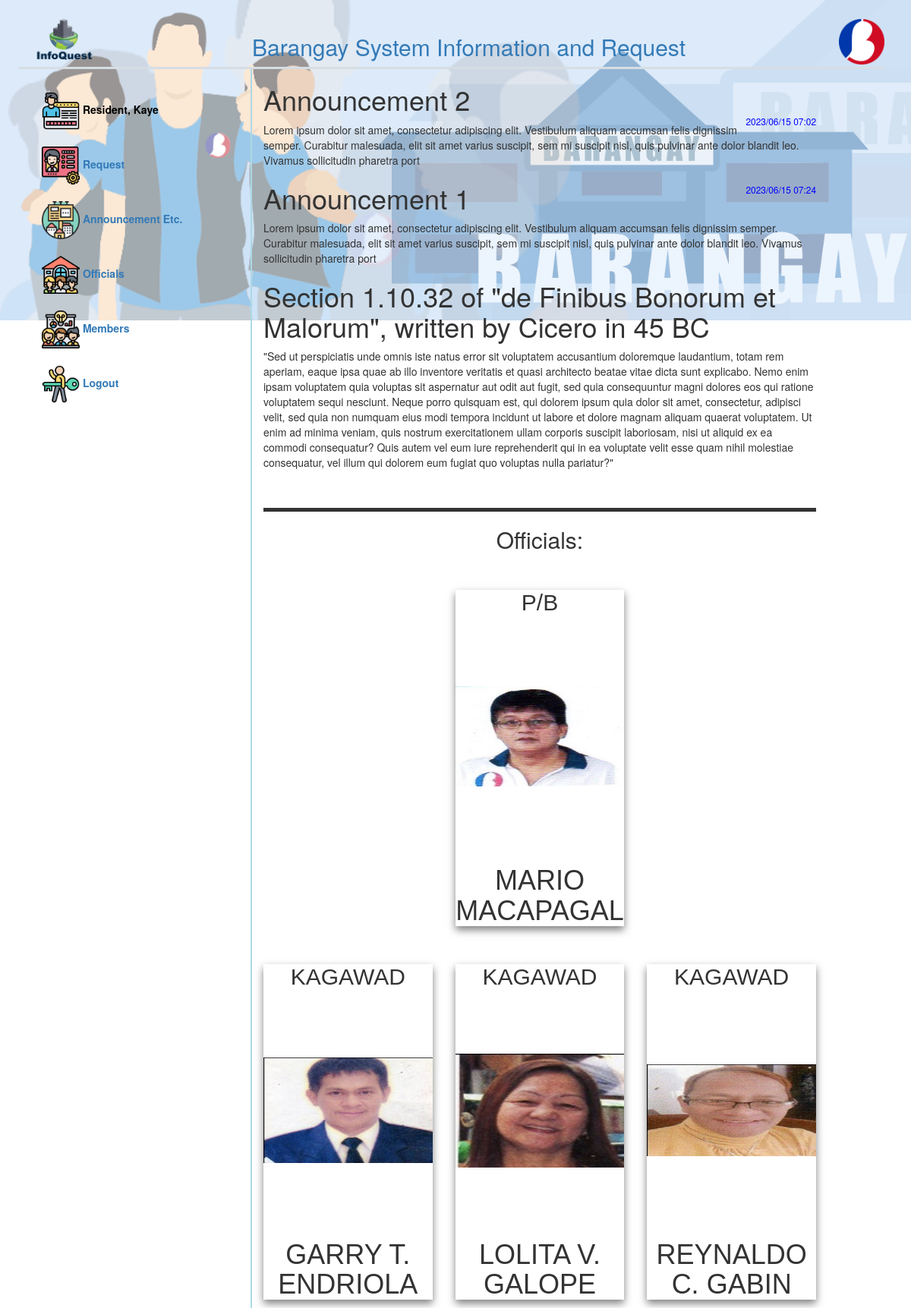
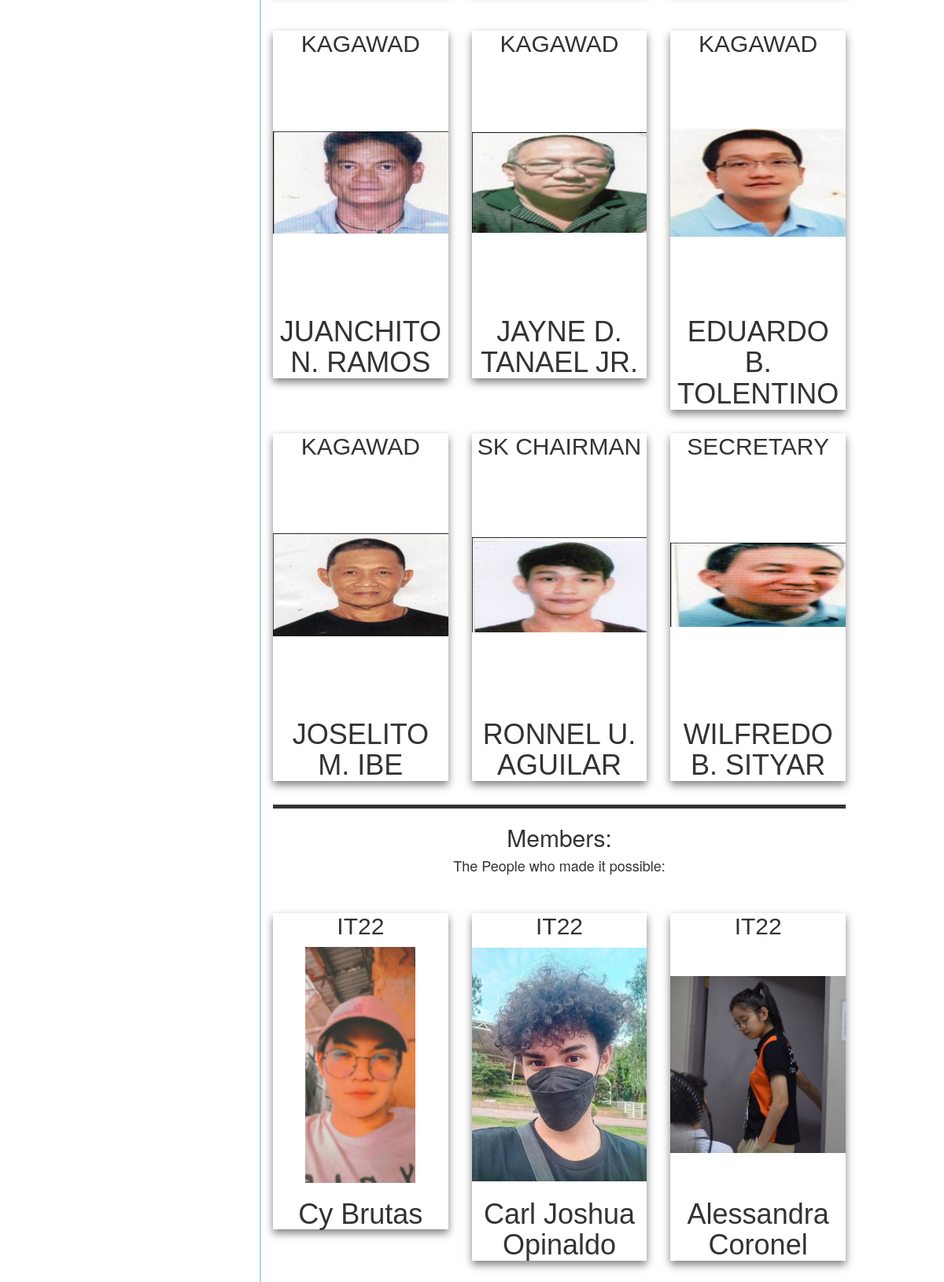
The page /home.php (signed in, upper part) on the database its author committed (2 pictures, top to bottom).
### tables this page shows
CREATE TABLE `announcement` (
  `ID` int(255) NOT NULL,
  `header` varchar(255) NOT NULL,
  `paragraph` varchar(255) NOT NULL,
  `date` datetime(6) NOT NULL DEFAULT current_timestamp(6)
);

### home.php (the view, shortened to what this page needs)
<?php
$conn = OpenCon();
if(isset($_SESSION['Username']) && isset($_SESSION['Account'])){
?>
<!DOCTYPE html>
<html lang="en">
<head>
  <link rel="stylesheet" href="https://maxcdn.bootstrapcdn.com/bootstrap/3.4.1/css/bootstrap.min.css">
</head>
<body>
<div style="position: absolute;z-index: -1;opacity: 0.5;">
  <img src="logos/barangay.png" style="width:100%;height:100%">
</div>
<br>
<div class="container" style="margin-left:10px;">
<div style="padding-left:15px;padding-top:5px;border-bottom: 3px solid #d6dee4;">
	<img src="logos/InfoQuest.png" width="90" style="float:left"></img>
	<img src="logos/Barangay.svg.png" width="60" style="float:right"></img>
	<a href="home.php" style="text-decoration:none">
	<h2 style="text-align:center;">Barangay System Information and Request</h2></a>
</div>
    <nav class="col-sm-3" id="blur" style="position: sticky;top: 10px;z-index: 1;padding-top: 20px;margin-right: 20px;border-radius: 25px;">
      <ul class="nav nav-pills nav-stacked">
        <li><a id="btn" style="font-weight: bold;color:black;"><?php if(isset($_SESSION['Account']) && $_SESSION['Account']==='Admin'){?><img src="logos/login.png" width="50"/><?php }else{ ?><img src="logos/id.png" width="50"/><?php } ?> <?php echo $_SESSION['Account'];?>, <?php echo ucfirst($_SESSION['Username']);?></a></li>
		<?php if(isset($_SESSION['Account']) && $_SESSION['Account']==='Resident'){?>
		<li><a onclick="closing()" id="DisplayRequest" style="font-weight: bold;"><img src="logos/Document.png" width="50"/> Request</a></li>
		<?php } ?>
		<li><a href="#Announcement" style="font-weight: bold;"><img src="logos/billboard.png" width="50"/> Announcement Etc.</a></li>
		<li><a href="#Officials" style="font-weight: bold;"><img src="logos/Officials.png" width="50"/> Officials</a></li>
        <li><a href="#members" style="font-weight: bold;"><img src="logos/Team.png" width="50"/> Members</a></li>
		<li><a href="logout.php" style="font-weight: bold;"><img src="logos/key.png" width="50"/> Logout</a></li>
      </ul>
	  <br>
	  </nav>
    <div id="Announcement" class="col-sm-8" style="border-left:2px solid lightblue;">
	<div id="Announcement">
	<?php
		$an ="SELECT * FROM `announcement`";
		$res=mysqli_query($conn,$an);
		foreach($res as $row) {
			$date= date_create($row['date']);
			echo '<small style="float:right;color:blue;margin-top: 40px;">'.date_format($date,"Y/m/d h:i") .'</small>';
			echo '<h1>'.$row['header'].'</h1>';
			echo $row['paragraph'];
		}
	?>
      <h1>Section 1.10.32 of "de Finibus Bonorum et Malorum", written by Cicero in 45 BC</h1>
      <p>"Sed ut perspiciatis unde omnis iste natus error sit voluptatem accusantium doloremque laudantium, totam rem aperiam, eaque ipsa quae ab illo inventore veritatis et quasi architecto beatae vitae dicta sunt explicabo. Nemo enim ipsam voluptatem quia voluptas sit aspernatur aut odit aut fugit, sed quia consequuntur magni dolores eos qui ratione voluptatem sequi nesciunt. Neque porro quisquam est, qui dolorem ipsum quia dolor sit amet, consectetur, adipisci velit, sed quia non numquam eius modi tempora incidunt ut labore et dolore magnam aliquam quaerat voluptatem. Ut enim ad minima veniam, quis nostrum exercitationem ullam corporis suscipit laboriosam, nisi ut aliquid ex ea commodi consequatur? Quis autem vel eum iure reprehenderit qui in ea voluptate velit esse quam nihil molestiae consequatur, vel illum qui dolorem eum fugiat quo voluptas nulla pariatur?"</p>
	  <br><br>
	  </div>
<div id="Officials" style="border-top: 5px solid;">
  <div class="text-center">
    <h2>Officials:</h2>
  </div>
  <br>
  <div class="row">
    <div class="col-sm-4">
    </div>
    <div class="col-sm-4">
<div class="card">
  <h2 style="text-align:center">P/B</h2>
  <img id="prof" src="Profile/Picture1.jpg" alt="John" style="width:100%">
  <h1>MARIO MACAPAGAL</h1>
</div>
    </div>
    <div class="col-sm-4">
    </div>
  </div>
  <br>
  <div class="row">
    <div class="col-sm-4">
<div class="card">
  <h2 style="text-align:center">KAGAWAD</h2>
  <img id="prof" src="Profile/Picture2.jpg" alt="John" style="width:100%">
  <h1>GARRY T. ENDRIOLA</h1>
</div>
    </div>
    <div class="col-sm-4">
<div class="card">
  <h2 style="text-align:center">KAGAWAD</h2>
  <img id="prof" src="Profile/Picture3.jpg" alt="John" style="width:100%">
  <h1>LOLITA V. GALOPE</h1>
</div>
    </div>
    <div class="col-sm-4">
<div class="card">
  <h2 style="text-align:center">KAGAWAD</h2>
  <img id="prof" src="Profile/Picture4.jpg" alt="John" style="width:100%">
  <h1>REYNALDO C. GABIN</h1>
</div>
    </div>
</div>
<br>
<div class="row">
    <div class="col-sm-4">
<div class="card">
  <h2 style="text-align:center">KAGAWAD</h2>
  <img id="prof" src="Profile/Picture5.jpg" alt="John" style="width:100%">
  <h1>JUANCHITO N. RAMOS</h1>
</div>
    </div>
    <div class="col-sm-4">
<div class="card">
  <h2 style="text-align:center">KAGAWAD</h2>
  <img id="prof" src="Profile/Picture6.jpg" alt="John" style="width:100%">
  <h1>JAYNE D. TANAEL JR.</h1>
</div>
    </div>
<div class="col-sm-4">
<div class="card">
  <h2 style="text-align:center">KAGAWAD</h2>
  <img id="prof" src="Profile/Picture7.jpg" alt="John" style="width:100%">
  <h1>EDUARDO B. TOLENTINO</h1>
</div>
    </div>
</div>
<div class="row">
    <div class="col-sm-4">
<div class="card">
  <h2 style="text-align:center">KAGAWAD</h2>
  <img id="prof" src="Profile/Picture8.jpg" alt="John" style="width:100%">
  <h1>JOSELITO M. IBE</h1>
</div>
    </div>
    <div class="col-sm-4">
<div class="card">
  <h2 style="text-align:center">SK CHAIRMAN</h2>
  <img id="prof" src="Profile/Picture9.jpg" alt="John" style="width:100%">
  <h1>RONNEL U. AGUILAR</h1>
</div>
    </div>
<div class="col-sm-4">
<div class="card">
  <h2 style="text-align:center">SECRETARY</h2>
  <img id="prof" src="Profile/Picture10.jpg" alt="John" style="width:100%">
  <h1>WILFREDO B. SITYAR</h1>
</div>
    </div>
</div>
  </div>
<br>
<div id="members" style="border-top: 5px solid;">
  <div class="text-center">
    <h2>Members:</h2>
    <h4>The People who made it possible:</h4>
  </div>
  <br>
  <div class="row">
    <div class="col-sm-4">
<div class="card">
  <h2 style="text-align:center">IT22</h2>
  <img id="prof" src="Profile/cy.jpeg" alt="John" style="width:100%">
  <h1>Cy Brutas</h1>
</div>
    </div>
    <div class="col-sm-4">
<div class="card">
  <h2 style="text-align:center">IT22</h2>
  <img id="prof" src="Profile/opi.jpg" alt="John" style="width:100%">
  <h1>Carl Joshua Opinaldo</h1>
</div>
    </div>
    <div class="col-sm-4">
<div class="card">
  <h2 style="text-align:center">IT22</h2>
  <img id="prof" src="Profile/sundra.jpg" alt="John" style="width:100%">
  <h1>Alessandra Coronel</h1>
</div>
    </div>
  </div>
  <br>
<br>
  </div>
</div>
</div>
</body>
<br><br>
</body>
</html>
<?php
}else{
	header("location: brg1.php");
	exit();
}
?>

### home.php (style rules this page uses)
html { scroll-behavior: smooth; }
.card { box-shadow: 0px 5px 10px 0px rgba(0, 0, 0, 0.5); max-width: 300px; margin: auto; text-align: center; font-family: arial; }
#prof { width: 200px; height: 300px; object-fit: contain; }

### rows shown on the page
announcement: date "2023/06/15 07:02", header "Announcement 2", paragraph "Lorem ipsum dolor sit amet, consectetur adipiscing elit. Vestibulum aliquam accumsan felis dignissim semper. Curabitur malesuada, elit sit amet varius suscipit, sem mi suscipit nisl, quis pulvinar ante dolor blandit leo. Vivamus sollicitudin pharetra port"
announcement: date "2023/06/15 07:24", header "Announcement 1", paragraph "Lorem ipsum dolor sit amet, consectetur adipiscing elit. Vestibulum aliquam accumsan felis dignissim semper. Curabitur malesuada, elit sit amet varius suscipit, sem mi suscipit nisl, quis pulvinar ante dolor blandit leo. Vivamus sollicitudin pharetra port"

### other values the page prints
$_SESSION['Account'] "Resident"
$_SESSION['Username'] "Kaye"
